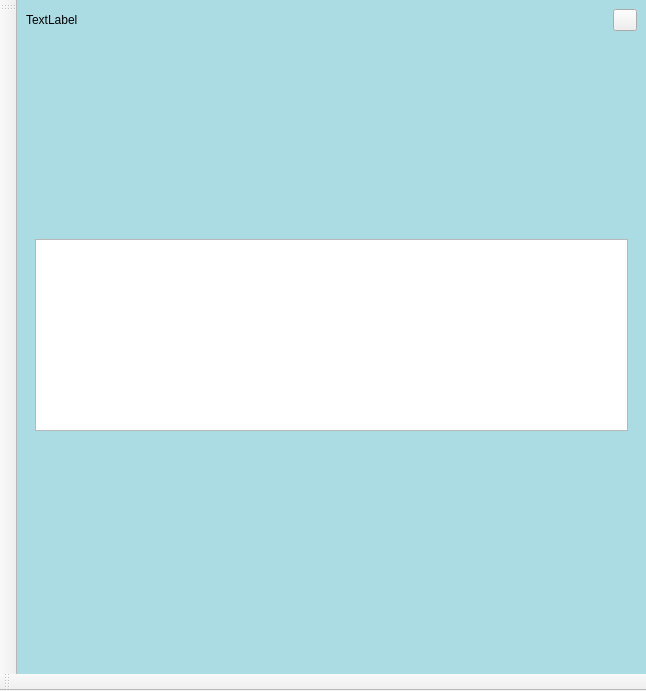
<?xml version="1.0" encoding="UTF-8"?>
<ui version="4.0">
 <class>MainWindow</class>
 <widget class="QMainWindow" name="MainWindow">
  <property name="geometry">
   <rect>
    <x>0</x>
    <y>0</y>
    <width>646</width>
    <height>691</height>
   </rect>
  </property>
  <property name="windowTitle">
   <string>MainWindow</string>
  </property>
  <widget class="QWidget" name="centralwidget">
   <property name="styleSheet">
    <string notr="true">#centralwidget{
background-color: rgba(171, 219, 227, 1);
background-image: linear-gradient(90deg, rgba(171, 219, 227, 1) 14%, rgba(41, 53, 86, 1) 92%);

background-size: cover;
background-position: center 100%;
background-repeat: no-repeat;
}</string>
   </property>
   <layout class="QVBoxLayout" name="verticalLayout">
    <item alignment="Qt::AlignTop">
     <widget class="QWidget" name="Top" native="true">
      <property name="styleSheet">
       <string notr="true"/>
      </property>
      <layout class="QHBoxLayout" name="horizontalLayout">
       <property name="leftMargin">
        <number>0</number>
       </property>
       <property name="topMargin">
        <number>0</number>
       </property>
       <property name="rightMargin">
        <number>0</number>
       </property>
       <property name="bottomMargin">
        <number>0</number>
       </property>
       <item alignment="Qt::AlignLeft|Qt::AlignVCenter">
        <widget class="QLabel" name="Witaj_user_name">
         <property name="text">
          <string>TextLabel</string>
         </property>
        </widget>
       </item>
       <item alignment="Qt::AlignRight|Qt::AlignVCenter">
        <widget class="QPushButton" name="UserInfo">
         <property name="maximumSize">
          <size>
           <width>24</width>
           <height>24</height>
          </size>
         </property>
         <property name="styleSheet">
          <string notr="true">-webkit-transition: width 0.5s ease;
-moz-transition: width 0.5s ease;
-ms-transition: width 0.5s ease;
-o-transition: width 0.5s ease;
transition: width 0.5s ease;</string>
         </property>
         <property name="text">
          <string/>
         </property>
         <property name="icon">
          <iconset resource="resources/resources.qrc">
           <normaloff>:/icons/user.svg</normaloff>:/icons/user.svg</iconset>
         </property>
         <property name="iconSize">
          <size>
           <width>24</width>
           <height>24</height>
          </size>
         </property>
        </widget>
       </item>
      </layout>
     </widget>
    </item>
    <item>
     <widget class="QWidget" name="Acc_Info" native="true">
      <property name="styleSheet">
       <string notr="true"/>
      </property>
      <layout class="QVBoxLayout" name="verticalLayout_2">
       <item alignment="Qt::AlignTop">
        <widget class="QListWidget" name="listWidget">
         <item>
          <property name="text">
           <string/>
          </property>
          <property name="icon">
           <iconset resource="resources/resources.qrc">
            <normaloff>:/icons/corner-down-right.svg</normaloff>:/icons/corner-down-right.svg</iconset>
          </property>
         </item>
        </widget>
       </item>
      </layout>
     </widget>
    </item>
    <item>
     <widget class="QWidget" name="widget_3" native="true"/>
    </item>
   </layout>
  </widget>
  <widget class="QMenuBar" name="menubar">
   <property name="geometry">
    <rect>
     <x>0</x>
     <y>0</y>
     <width>646</width>
     <height>22</height>
    </rect>
   </property>
  </widget>
  <widget class="QToolBar" name="toolBar">
   <property name="windowTitle">
    <string>toolBar</string>
   </property>
   <attribute name="toolBarArea">
    <enum>LeftToolBarArea</enum>
   </attribute>
   <attribute name="toolBarBreak">
    <bool>false</bool>
   </attribute>
  </widget>
  <widget class="QToolBar" name="toolBar_2">
   <property name="windowTitle">
    <string>toolBar_2</string>
   </property>
   <attribute name="toolBarArea">
    <enum>BottomToolBarArea</enum>
   </attribute>
   <attribute name="toolBarBreak">
    <bool>false</bool>
   </attribute>
  </widget>
 </widget>
 <resources>
  <include location="resources/resources.qrc"/>
 </resources>
 <connections/>
</ui>
